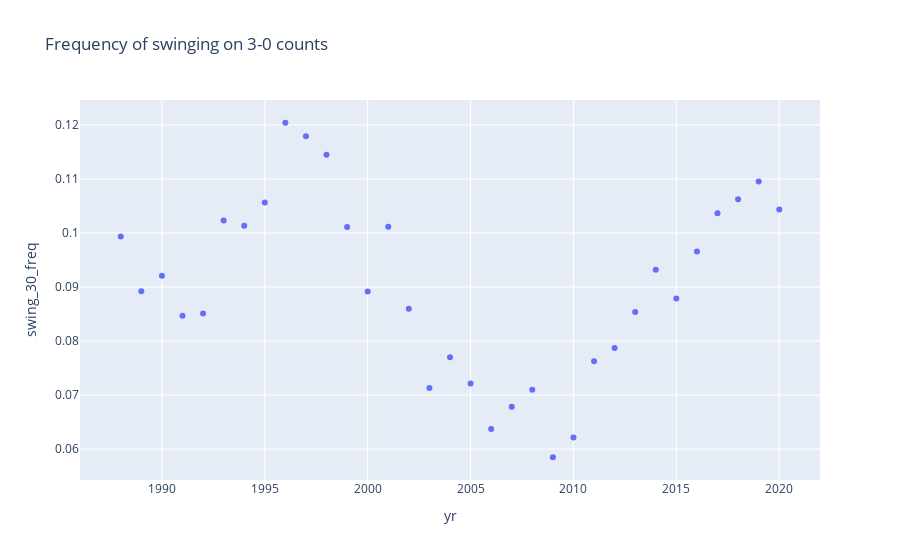

The cell this chart's notebook holds for it:
### Code cell
px.scatter(outcomes, x='yr', y='swing_30_freq', title="Frequency of swinging on 3-0 counts")

### Figure 1 — Plotly figure (JSON) as saved in the notebook; plotly's stock layout.template omitted (floating-point values rounded to 4 significant figures)
{"data": [{"hovertemplate": "yr=%{x}<br>swing_30_freq=%{y}<extra></extra>", "legendgroup": "", "marker": {"color": "#636efa", "symbol": "circle"}, "mode": "markers", "name": "", "orientation": "v", "showlegend": false, "type": "scatter", "x": [1988, 1989, 1990, 1991, 1992, 1993, 1994, 1995, 1996, 1997, 1998, 1999, 2000, 2001, 2002, 2003, 2004, 2005, 2006, 2007, 2008, 2009, 2010, 2011, 2012, 2013, 2014, 2015, 2016, 2017, 2018, 2019, 2020], "xaxis": "x", "y": [0.09937, 0.08921, 0.09211, 0.08468, 0.0851, 0.1023, 0.1013, 0.1057, 0.1204, 0.1179, 0.1145, 0.1011, 0.08918, 0.1012, 0.08598, 0.07129, 0.07701, 0.07214, 0.06371, 0.06784, 0.07099, 0.05848, 0.06213, 0.07625, 0.07869, 0.08539, 0.09319, 0.08787, 0.09656, 0.1036, 0.1063, 0.1096, 0.1043], "yaxis": "y"}], "layout": {"legend": {"tracegroupgap": 0}, "title": {"text": "Frequency of swinging on 3-0 counts"}, "xaxis": {"anchor": "y", "domain": [0, 1], "title": {"text": "yr"}}, "yaxis": {"anchor": "x", "domain": [0, 1], "title": {"text": "swing_30_freq"}}}}
